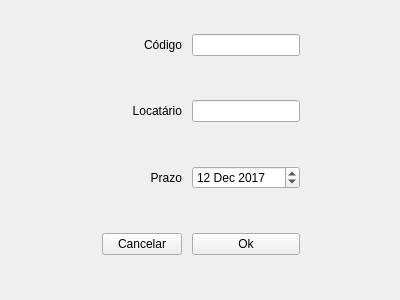
<?xml version="1.0" encoding="UTF-8"?>
<ui version="4.0">
 <class>Form</class>
 <widget class="QWidget" name="Form">
  <property name="geometry">
   <rect>
    <x>0</x>
    <y>0</y>
    <width>400</width>
    <height>300</height>
   </rect>
  </property>
  <property name="windowTitle">
   <string>Form</string>
  </property>
  <widget class="QWidget" name="gridLayoutWidget">
   <property name="geometry">
    <rect>
     <x>0</x>
     <y>0</y>
     <width>401</width>
     <height>291</height>
    </rect>
   </property>
   <layout class="QGridLayout" name="gridLayout">
    <property name="sizeConstraint">
     <enum>QLayout::SetDefaultConstraint</enum>
    </property>
    <property name="spacing">
     <number>10</number>
    </property>
    <item row="1" column="2">
     <widget class="QLineEdit" name="locatarioButton"/>
    </item>
    <item row="0" column="3">
     <spacer name="horizontalSpacer_5">
      <property name="orientation">
       <enum>Qt::Horizontal</enum>
      </property>
      <property name="sizeHint" stdset="0">
       <size>
        <width>20</width>
        <height>20</height>
       </size>
      </property>
     </spacer>
    </item>
    <item row="2" column="3">
     <spacer name="horizontalSpacer_7">
      <property name="orientation">
       <enum>Qt::Horizontal</enum>
      </property>
      <property name="sizeHint" stdset="0">
       <size>
        <width>20</width>
        <height>20</height>
       </size>
      </property>
     </spacer>
    </item>
    <item row="0" column="1">
     <widget class="QLabel" name="codigoLabel">
      <property name="layoutDirection">
       <enum>Qt::LeftToRight</enum>
      </property>
      <property name="text">
       <string>Código</string>
      </property>
      <property name="alignment">
       <set>Qt::AlignRight|Qt::AlignTrailing|Qt::AlignVCenter</set>
      </property>
     </widget>
    </item>
    <item row="1" column="3">
     <spacer name="horizontalSpacer_6">
      <property name="orientation">
       <enum>Qt::Horizontal</enum>
      </property>
      <property name="sizeHint" stdset="0">
       <size>
        <width>20</width>
        <height>20</height>
       </size>
      </property>
     </spacer>
    </item>
    <item row="3" column="1">
     <widget class="QPushButton" name="cancelarButton">
      <property name="text">
       <string>Cancelar</string>
      </property>
     </widget>
    </item>
    <item row="0" column="2">
     <widget class="QLineEdit" name="codigoInput"/>
    </item>
    <item row="3" column="2">
     <widget class="QPushButton" name="okButton">
      <property name="text">
       <string>Ok</string>
      </property>
     </widget>
    </item>
    <item row="2" column="0">
     <spacer name="horizontalSpacer_3">
      <property name="orientation">
       <enum>Qt::Horizontal</enum>
      </property>
      <property name="sizeHint" stdset="0">
       <size>
        <width>20</width>
        <height>20</height>
       </size>
      </property>
     </spacer>
    </item>
    <item row="2" column="1">
     <widget class="QLabel" name="prazoLabel">
      <property name="layoutDirection">
       <enum>Qt::LeftToRight</enum>
      </property>
      <property name="text">
       <string>Prazo</string>
      </property>
      <property name="alignment">
       <set>Qt::AlignRight|Qt::AlignTrailing|Qt::AlignVCenter</set>
      </property>
     </widget>
    </item>
    <item row="1" column="1">
     <widget class="QLabel" name="locatarioLabel">
      <property name="layoutDirection">
       <enum>Qt::LeftToRight</enum>
      </property>
      <property name="text">
       <string>Locatário</string>
      </property>
      <property name="alignment">
       <set>Qt::AlignRight|Qt::AlignTrailing|Qt::AlignVCenter</set>
      </property>
     </widget>
    </item>
    <item row="1" column="0">
     <spacer name="horizontalSpacer_2">
      <property name="orientation">
       <enum>Qt::Horizontal</enum>
      </property>
      <property name="sizeHint" stdset="0">
       <size>
        <width>20</width>
        <height>20</height>
       </size>
      </property>
     </spacer>
    </item>
    <item row="0" column="0">
     <spacer name="horizontalSpacer">
      <property name="orientation">
       <enum>Qt::Horizontal</enum>
      </property>
      <property name="sizeHint" stdset="0">
       <size>
        <width>20</width>
        <height>20</height>
       </size>
      </property>
     </spacer>
    </item>
    <item row="2" column="2">
     <widget class="QDateEdit" name="prazoInput">
      <property name="dateTime">
       <datetime>
        <hour>0</hour>
        <minute>0</minute>
        <second>0</second>
        <year>2017</year>
        <month>12</month>
        <day>12</day>
       </datetime>
      </property>
     </widget>
    </item>
   </layout>
  </widget>
 </widget>
 <resources/>
 <connections/>
</ui>
